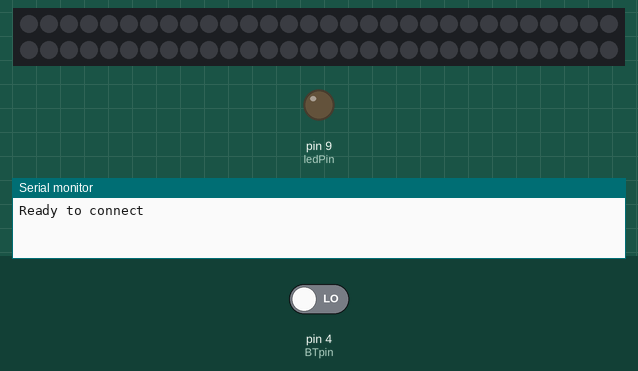
Simulated run of this sketch. Board: Arduino Uno, built with avr-gcc and run on an emulated ATmega328P. Shown: 60 RGB LEDs in strip order, left to right, continuing on the next row, output pins drawn as LEDs (lit = HIGH), the last lines printed to the serial monitor. Inputs (shaded band) come from the test bench; at power-on: pin 4 (BTpin) LOW.

Above: at 0.8 s.
0.9 s: pin 4 (BTpin) driven HIGH
At 2.4 s:
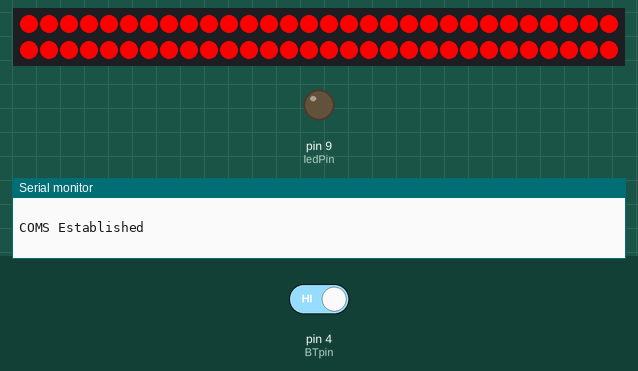
2.7 s: pin 4 (BTpin) driven LOW
At 3.9 s:
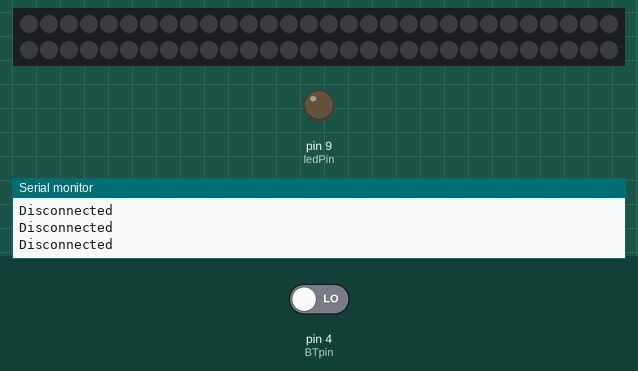
Timing chart, 0 to 5.7 s (numbered marks = the images above; inputs shaded):
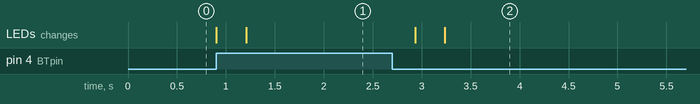

The sketch:

Beacon_BB_V1.ino
```cpp
/* Beacon Version 1
 *  LED strip turns on only when Receiver is in range
 *  30 ft radius (No range control)
 */
#include <SoftwareSerial.h>
#define ledPin 9
#include <Adafruit_NeoPixel.h>
#define PIN 6 //LED strip connected to pin 6
#define NUM_LEDS 60
SoftwareSerial BTserial(2,3);//RX | TX (D2 = RX, D3 = TX)
const byte BTpin = 4; //State pin to D4
boolean BTConnected = false; //BTConnected = True
Adafruit_NeoPixel strip = Adafruit_NeoPixel(NUM_LEDS, PIN, NEO_GRB + NEO_KHZ800);

void setup() {
  strip.begin();
  strip.show();
  pinMode(BTpin, INPUT);
  pinMode(ledPin,OUTPUT);
  Serial.begin(9600); // Default communication rate of the Bluetooth module
  Serial.println("Ready to connect");
  Serial.println(" ");

   while(!BTConnected)
   {
    if(digitalRead(BTpin)==HIGH)
    {
      BTConnected = true; //Exit condition
    };
   }
Serial.println("COMS Established");
Serial.println(" ");

BTserial.begin(9600); //begin serial COMS
}

//------------------------------------------//

void loop() {

if(digitalRead(BTpin) == HIGH){
  chase(strip.Color(255, 0, 0)); // Red
  //chase(strip.Color(0, 0, 255)); // Blue
}

else {
   chase(strip.Color(0,0,0)); //LED OFF
   strip.show();
   Serial.println("Disconnected");
}
}
static void chase(uint32_t c) {
  for(uint16_t i=0; i<strip.numPixels()+4; i++) {
      strip.setPixelColor (i,c); // Draw new pixel
      //strip.setPixelColor(i-4, 0); // Erase pixel a few steps back
      strip.show();
      delay(2);
  }
}
```

Measured:
- after the input at 0.9 s, the LEDs: first change at once (image 1 shows a later state)
- after the input at 2.7 s, the LEDs: first change after 0.24 s (image 2 shows a later state)
